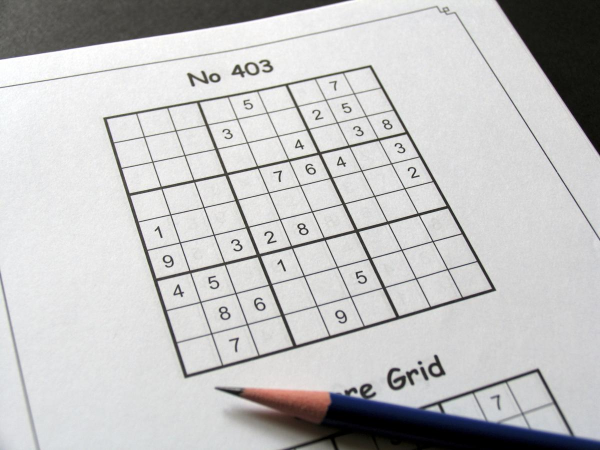
#> input picture sudoku.jpg, 1200 x 900 px, given in place of the camera (shown at 1/2 size)
$ python real_time_recognition.py
#> lines starting #> are read from the running program, lines starting #| are printed output that depends on the picture; after the words box and inside, x2 and y2 are one past the last pixel; in counts of white or black regions, pixels touching at a corner belong together
import cv2
import numpy as np
import math

def distance_between(p1, p2):
    a = p1[0] - p2[0]
    b = p1[1] - p1[1]
    return int(np.sqrt(a ** 2 + b ** 2))

capture = cv2.VideoCapture(0)

# Sudoku board
board = np.zeros((9, 9), dtype='int')

# Counter for how long a puzzle has been found
puzzle_found = 0

if not capture.isOpened():
    raise IOError

while True:
    ret, frame = capture.read()
#> frame is the input picture: shape (900, 1200, 3); mean B, G, R 194.2, 194.2, 194.4
    frame = cv2.resize(frame, None, fx=0.5, fy=0.5, interpolation=cv2.INTER_AREA)
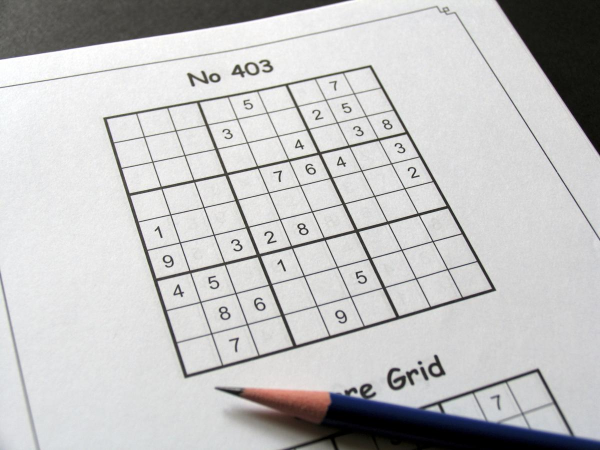
#> frame: shape (450, 600, 3); mean B, G, R 194.3, 194.4, 194.5

    # Apply grayscale
    processed_frame = cv2.cvtColor(frame, cv2.COLOR_BGR2GRAY)

    # Guassian filter
    processed_frame = cv2.GaussianBlur(processed_frame, (9, 9), 2)
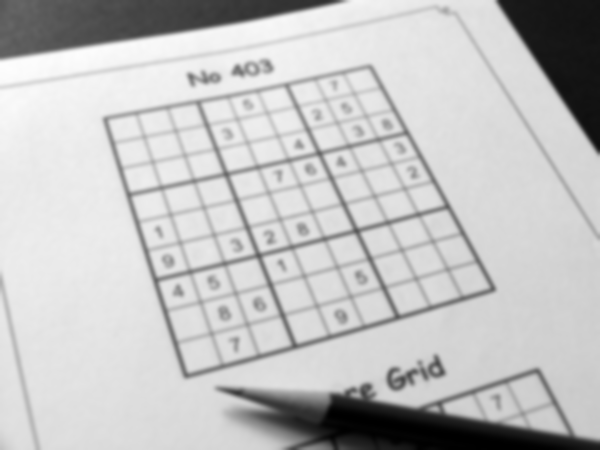
#> processed_frame: shape (450, 600); min 0, max 253, mean 194.4
    processed_frame = cv2.adaptiveThreshold(
        processed_frame, 255, cv2.ADAPTIVE_THRESH_GAUSSIAN_C, cv2.THRESH_BINARY, 11, 2)
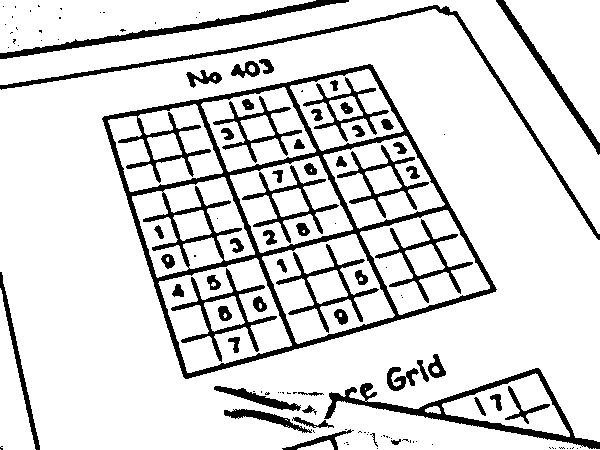
#> processed_frame: shape (450, 600); 85.8% white; 124 black regions (68 under 20 px), largest, box (x1, y1, x2, y2) and area: (102, 64, 497, 379) 12940, (0, 5, 600, 240) 3096, (324, 368, 600, 449) 3075

    # Invert image
    processed_frame = cv2.bitwise_not(processed_frame)
#> processed_frame: shape (450, 600); 14.2% white; 124 white regions (68 under 20 px)

    # Find contours to identify edges
    contours, _ = cv2.findContours(
        processed_frame, cv2.RETR_EXTERNAL, cv2.CHAIN_APPROX_SIMPLE)
#> contours = 81 contours, 62 with area under 20; largest, box (x1, y1, x2, y2) and area: (102, 64, 497, 379) 78463, (324, 368, 600, 449) 6932, (0, 5, 600, 240) 2410, (0, 0, 349, 59) 1818, (496, 0, 600, 155) 1035

    # Largest contour should be the outside of the grid
    contours = sorted(contours, key=cv2.contourArea, reverse=True)

    # Find corners of largest contour representing the sudoku grid

    # Bottom right corner of puzzle will have largest (x + y) value
    # Top left should have the smallest (x + y) value
    # Top right has largest (x - y) value
    # Bottom left has smallest (x - y) value
    if len(contours) > 0:
        bottom_right = contours[0][np.argmax([point[0][0] + point[0][1] for point in contours[0]])][0]
#> bottom_right = [495, 291]
        top_left = contours[0][np.argmin(
            [point[0][0] + point[0][1] for point in contours[0]])][0]
#> top_left = [104, 116]
        top_right = contours[0][np.argmax(
            [point[0][0] - point[0][1] for point in contours[0]])][0]
#> top_right = [372, 65]
        bottom_left = contours[0][np.argmin(
            [point[0][0] - point[0][1] for point in contours[0]])][0]
#> bottom_left = [183, 376]
        if (math.isclose(distance_between(top_left, bottom_right), distance_between(top_right, bottom_left), rel_tol=0.05)):
#> in distance_between, `a = p1[0] - p2[0]`: a = -391
#> in distance_between, `b = p1[1] - p1[1]`: b = 0
            puzzle_found += 1
            if (puzzle_found > 5):
                cv2.line(frame, bottom_left, bottom_right, (0,255,0), 3)
                cv2.line(frame, bottom_left, top_left, (0,255,0), 3)
                cv2.line(frame, bottom_right, top_right, (0,255,0), 3)
                cv2.line(frame, top_left, top_right, (0,255,0), 3)

            # [5 lines of commented-out code are left out]
        else:
            puzzle_found = 0
#> puzzle_found = 0


    cv2.imshow('Input', frame)
    c = cv2.waitKey(1)
#> (key Esc is pressed here)


    # # Crop and warp image
    # # Store points of corners
    # pt1 = np.float32([top_left, top_right, bottom_left, bottom_right])

    # # Calculate side length of new picture.
    # # Use maximum of all sides
    # side = max(distance_between(top_left, top_right),
    #            distance_between(top_right, bottom_right),
    #            distance_between(bottom_right, bottom_left),
    #            distance_between(bottom_left, top_left)
    #            )

    # # Define new image size
    # pt2 = np.float32([[0, 0], [side, 0], [0, side], [side, side]])

    # # Crop and warp original and grayscale images
    # gray_image = cv2.warpPerspective(
    #     gray_image, cv2.getPerspectiveTransform(pt1, pt2), (side, side))

    # image = cv2.warpPerspective(
    #     image, cv2.getPerspectiveTransform(pt1, pt2), (side, side))

    # # Return images
    # return(image, gray_image)


    if c == 27:
        break


capture.release()
cv2.destroyAllWindows()
